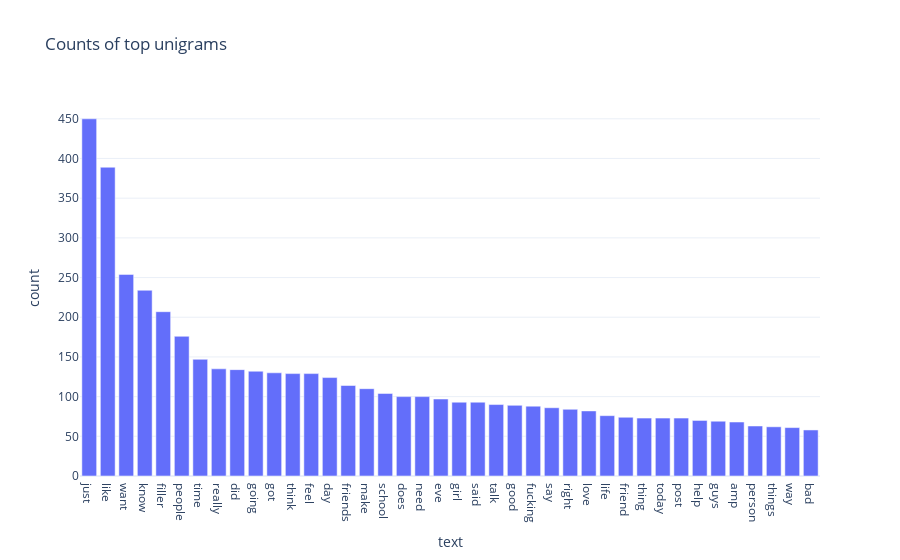

Notebook code cell kept with this figure:
### Code cell
# fancier interactive plot using plotly express
import plotly.express as px
fig = px.bar(unigram_df, x='text', y='count', title="Counts of top unigrams", 
             template='plotly_white', 
             labels={"ngram;: 'Unigram', 'count': 'Count'"})
                                                                                                                  
fig.show()

### Figure 1 — Plotly figure (JSON) as saved in the notebook; plotly's stock layout.template omitted (floating-point values rounded to 4 significant figures)
{"data": [{"alignmentgroup": "True", "hovertemplate": "text=%{x}<br>count=%{y}<extra></extra>", "legendgroup": "", "marker": {"color": "#636efa", "pattern": {"shape": ""}}, "name": "", "offsetgroup": "", "orientation": "v", "showlegend": false, "textposition": "auto", "type": "bar", "x": ["just", "like", "want", "know", "filler", "people", "time", "really", "did", "going", "got", "think", "feel", "day", "friends", "make", "school", "does", "need", "eve", "girl", "said", "talk", "good", "fucking", "say", "right", "love", "life", "friend", "thing", "today", "post", "help", "guys", "amp", "person", "things", "way", "bad"], "xaxis": "x", "y": [450, 389, 254, 234, 207, 176, 147, 135, 134, 132, 130, 129, 129, 124, 114, 110, 104, 100, 100, 97, 93, 93, 90, 89, 88, 86, 84, 82, 76, 74, 73, 73, 73, 70, 69, 68, 63, 62, 61, 58], "yaxis": "y"}], "layout": {"barmode": "relative", "legend": {"tracegroupgap": 0}, "title": {"text": "Counts of top unigrams"}, "xaxis": {"anchor": "y", "domain": [0, 1], "title": {"text": "text"}}, "yaxis": {"anchor": "x", "domain": [0, 1], "title": {"text": "count"}}}}
